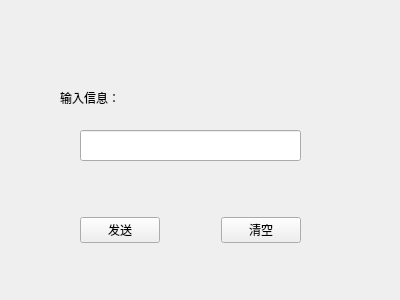
<?xml version="1.0" encoding="UTF-8"?>
<ui version="4.0">
 <class>Chat</class>
 <widget class="QWidget" name="Chat">
  <property name="geometry">
   <rect>
    <x>0</x>
    <y>0</y>
    <width>400</width>
    <height>300</height>
   </rect>
  </property>
  <property name="windowTitle">
   <string>Form</string>
  </property>
  <widget class="QLabel" name="label">
   <property name="geometry">
    <rect>
     <x>60</x>
     <y>90</y>
     <width>61</width>
     <height>16</height>
    </rect>
   </property>
   <property name="text">
    <string>输入信息：</string>
   </property>
  </widget>
  <widget class="QLineEdit" name="lineEdit">
   <property name="geometry">
    <rect>
     <x>80</x>
     <y>130</y>
     <width>221</width>
     <height>31</height>
    </rect>
   </property>
  </widget>
  <widget class="QWidget" name="horizontalLayoutWidget">
   <property name="geometry">
    <rect>
     <x>80</x>
     <y>190</y>
     <width>221</width>
     <height>80</height>
    </rect>
   </property>
   <layout class="QHBoxLayout" name="horizontalLayout">
    <item>
     <widget class="QPushButton" name="sendBtn">
      <property name="text">
       <string>发送</string>
      </property>
     </widget>
    </item>
    <item>
     <spacer name="horizontalSpacer">
      <property name="orientation">
       <enum>Qt::Horizontal</enum>
      </property>
      <property name="sizeHint" stdset="0">
       <size>
        <width>40</width>
        <height>20</height>
       </size>
      </property>
     </spacer>
    </item>
    <item>
     <widget class="QPushButton" name="clearBtn">
      <property name="text">
       <string>清空</string>
      </property>
     </widget>
    </item>
   </layout>
  </widget>
 </widget>
 <resources/>
 <connections/>
</ui>
